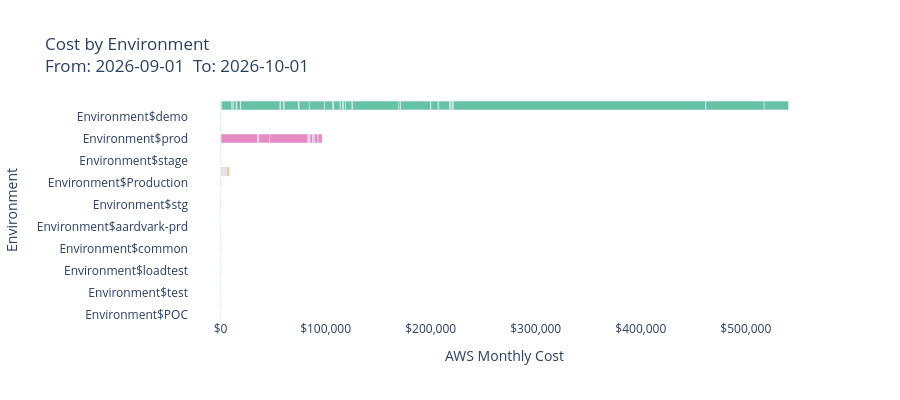

This figure's notebook cell:
### Code cell
fig_env = px.bar(
    df,
    x="Cost", y="Enviroment", color="Enviroment",
    orientation="h",
    title=f"Cost by Environment<br>From: {reportStart}  To: {reportEnd}",
    labels={"Cost": "AWS Monthly Cost", "Enviroment": "Environment"},
    height=400,
    color_discrete_sequence=px.colors.qualitative.Set2,
)
fig_env.update_xaxes(tickformat="$,.0f")
fig_env.update_layout(showlegend=False, plot_bgcolor="white", paper_bgcolor="white")
_report_figures["Cost by Environment"] = fig_env
fig_env.show()

### Figure 1 — Plotly figure (JSON) as saved in the notebook; plotly's stock layout.template omitted (floating-point values rounded to 4 significant figures)
{"data": [{"hovertemplate": "Environment=%{y}<br>AWS Monthly Cost=%{x}<extra></extra>", "legendgroup": "Environment$", "marker": {"color": "rgb(102,194,165)", "pattern": {"shape": ""}}, "name": "Environment$", "orientation": "h", "showlegend": true, "textposition": "auto", "type": "bar", "x": [0.09445, 0.9552, 0.4475, 1074.0, 0.0, 5.869e-06, 9634.0, 1405.0, 75.21, -0.00808, 7.273, 71.08, 2706.0, 429.8, 19.12, 1.988, 0.0, 4.111, 117.2, 3521.0, 71.92, 126.7, 0.0, 0.0009121, 37570.0, 0.5279, 143.1, 119.0, 18.22, 3241.0, 155.1, 104.8, 1.825, 13910.0, 85.74, 50.78, 0.1056, 68.85, 91.15, 9716.0, 14280.0, 7691.0, 1209.0, 33.99, 51.82, 6176.0, 1.694, 2511.0, 332.2, 64.52, 0.0, 3.528, 42.89, 1.683, 8.055, 1999.0, 3.186, 6358.0, 95.53, 62.19, 301.6, 43820.0, 1642.0, 128.5, 7.171, 10.2, 12.63, 28870.0, 6.678e-07, 7.956e-06, 6842.0, 517.0, 10620.0, 130.1, 0.03535, 691.0, 1323.0, 1053.0, 6.26, 131.6, 49.51, 0.3251, 240400.0, 0.0, 55500.0, 23050.0], "xaxis": "x", "y": ["Environment$", "Environment$", "Environment$", "Environment$", "Environment$", "Environment$", "Environment$", "Environment$", "Environment$", "Environment$", "Environment$", "Environment$", "Environment$", "Environment$", "Environment$", "Environment$", "Environment$", "Environment$", "Environment$", "Environment$", "Environment$", "Environment$", "Environment$", "Environment$", "Environment$", "Environment$", "Environment$", "Environment$", "Environment$", "Environment$", "Environment$", "Environment$", "Environment$", "Environment$", "Environment$", "Environment$", "Environment$", "Environment$", "Environment$", "Environment$", "Environment$", "Environment$", "Environment$", "Environment$", "Environment$", "Environment$", "Environment$", "Environment$", "Environment$", "Environment$", "Environment$", "Environment$", "Environment$", "Environment$", "Environment$", "Environment$", "Environment$", "Environment$", "Environment$", "Environment$", "Environment$", "Environment$", "Environment$", "Environment$", "Environment$", "Environment$", "Environment$", "Environment$", "Environment$", "Environment$", "Environment$", "Environment$", "Environment$", "Environment$", "Environment$", "Environment$", "Environment$", "Environment$", "Environment$", "Environment$", "Environment$", "Environment$", "Environment$", "Environment$", "Environment$", "Environment$"], "yaxis": "y"}, {"hovertemplate": "Environment=%{y}<br>AWS Monthly Cost=%{x}<extra></extra>", "legendgroup": "Environment$demo", "marker": {"color": "rgb(252,141,98)", "pattern": {"shape": ""}}, "name": "Environment$demo", "orientation": "h", "showlegend": true, "textposition": "auto", "type": "bar", "x": [4.2e-09, 1.119e-06], "xaxis": "x", "y": ["Environment$demo", "Environment$demo"], "yaxis": "y"}, {"hovertemplate": "Environment=%{y}<br>AWS Monthly Cost=%{x}<extra></extra>", "legendgroup": "Environment$dev", "marker": {"color": "rgb(141,160,203)", "pattern": {"shape": ""}}, "name": "Environment$dev", "orientation": "h", "showlegend": true, "textposition": "auto", "type": "bar", "x": [6.42e-08, 0.6718, 0.02105, 0.5261, 0.002808, 6.444e-05, 15.17], "xaxis": "x", "y": ["Environment$dev", "Environment$dev", "Environment$dev", "Environment$dev", "Environment$dev", "Environment$dev", "Environment$dev"], "yaxis": "y"}, {"hovertemplate": "Environment=%{y}<br>AWS Monthly Cost=%{x}<extra></extra>", "legendgroup": "Environment$prod", "marker": {"color": "rgb(231,138,195)", "pattern": {"shape": ""}}, "name": "Environment$prod", "orientation": "h", "showlegend": true, "textposition": "auto", "type": "bar", "x": [66.13, 0.0, 44.33, 74.61, 64.07, 345.5, 35010.0, 138.3, 3.461, 499.3, 58.21, 10540.0, 36190.0, 763.3, 35.43, 1241.0, 6.454, 149.9, 2361.0, 575.1, 1157.0, 9.031, 0.001253, 1.146, 3358.0, 129.0, 3833.0], "xaxis": "x", "y": ["Environment$prod", "Environment$prod", "Environment$prod", "Environment$prod", "Environment$prod", "Environment$prod", "Environment$prod", "Environment$prod", "Environment$prod", "Environment$prod", "Environment$prod", "Environment$prod", "Environment$prod", "Environment$prod", "Environment$prod", "Environment$prod", "Environment$prod", "Environment$prod", "Environment$prod", "Environment$prod", "Environment$prod", "Environment$prod", "Environment$prod", "Environment$prod", "Environment$prod", "Environment$prod", "Environment$prod"], "yaxis": "y"}, {"hovertemplate": "Environment=%{y}<br>AWS Monthly Cost=%{x}<extra></extra>", "legendgroup": "Environment$qa", "marker": {"color": "rgb(166,216,84)", "pattern": {"shape": ""}}, "name": "Environment$qa", "orientation": "h", "showlegend": true, "textposition": "auto", "type": "bar", "x": [0.0001977, 0.1628, 0.07811], "xaxis": "x", "y": ["Environment$qa", "Environment$qa", "Environment$qa"], "yaxis": "y"}, {"hovertemplate": "Environment=%{y}<br>AWS Monthly Cost=%{x}<extra></extra>", "legendgroup": "Environment$stage", "marker": {"color": "rgb(255,217,47)", "pattern": {"shape": ""}}, "name": "Environment$stage", "orientation": "h", "showlegend": true, "textposition": "auto", "type": "bar", "x": [7.99e-08, 0.02493], "xaxis": "x", "y": ["Environment$stage", "Environment$stage"], "yaxis": "y"}, {"hovertemplate": "Environment=%{y}<br>AWS Monthly Cost=%{x}<extra></extra>", "legendgroup": "Environment$nonprod", "marker": {"color": "rgb(229,196,148)", "pattern": {"shape": ""}}, "name": "Environment$nonprod", "orientation": "h", "showlegend": true, "textposition": "auto", "type": "bar", "x": [0.0, 23.85, 54.01, 29.91, 50.05, 87.1, 75.66, 0.0, 309.9, 2.514, 0.2664, 412.4, 918.4, 295.6, 1002.0, 129.1, 4.326, 229.0, 706.0, 122.9, 416.5, 6.018, 0.8901, 1050.0, 132.2, 2281.0], "xaxis": "x", "y": ["Environment$nonprod", "Environment$nonprod", "Environment$nonprod", "Environment$nonprod", "Environment$nonprod", "Environment$nonprod", "Environment$nonprod", "Environment$nonprod", "Environment$nonprod", "Environment$nonprod", "Environment$nonprod", "Environment$nonprod", "Environment$nonprod", "Environment$nonprod", "Environment$nonprod", "Environment$nonprod", "Environment$nonprod", "Environment$nonprod", "Environment$nonprod", "Environment$nonprod", "Environment$nonprod", "Environment$nonprod", "Environment$nonprod", "Environment$nonprod", "Environment$nonprod", "Environment$nonprod"], "yaxis": "y"}, {"hovertemplate": "Environment=%{y}<br>AWS Monthly Cost=%{x}<extra></extra>", "legendgroup": "Environment$Production", "marker": {"color": "rgb(179,179,179)", "pattern": {"shape": ""}}, "name": "Environment$Production", "orientation": "h", "showlegend": true, "textposition": "auto", "type": "bar", "x": [2.002, 32.16, 0.663, 10.73, 0.0895, 0.001235, 0.08209], "xaxis": "x", "y": ["Environment$Production", "Environment$Production", "Environment$Production", "Environment$Production", "Environment$Production", "Environment$Production", "Environment$Production"], "yaxis": "y"}, {"hovertemplate": "Environment=%{y}<br>AWS Monthly Cost=%{x}<extra></extra>", "legendgroup": "Environment$shared", "marker": {"color": "rgb(102,194,165)", "pattern": {"shape": ""}}, "name": "Environment$shared", "orientation": "h", "showlegend": true, "textposition": "auto", "type": "bar", "x": [1.32, 66.68], "xaxis": "x", "y": ["Environment$shared", "Environment$shared"], "yaxis": "y"}, {"hovertemplate": "Environment=%{y}<br>AWS Monthly Cost=%{x}<extra></extra>", "legendgroup": "Environment$stg", "marker": {"color": "rgb(252,141,98)", "pattern": {"shape": ""}}, "name": "Environment$stg", "orientation": "h", "showlegend": true, "textposition": "auto", "type": "bar", "x": [0.6717, 0.02233, 0.0895, 0.005649], "xaxis": "x", "y": ["Environment$stg", "Environment$stg", "Environment$stg", "Environment$stg"], "yaxis": "y"}, {"hovertemplate": "Environment=%{y}<br>AWS Monthly Cost=%{x}<extra></extra>", "legendgroup": "Environment$Development", "marker": {"color": "rgb(141,160,203)", "pattern": {"shape": ""}}, "name": "Environment$Development", "orientation": "h", "showlegend": true, "textposition": "auto", "type": "bar", "x": [4.281e-05], "xaxis": "x", "y": ["Environment$Development"], "yaxis": "y"}, {"hovertemplate": "Environment=%{y}<br>AWS Monthly Cost=%{x}<extra></extra>", "legendgroup": "Environment$aardvark-prd", "marker": {"color": "rgb(231,138,195)", "pattern": {"shape": ""}}, "name": "Environment$aardvark-prd", "orientation": "h", "showlegend": true, "textposition": "auto", "type": "bar", "x": [0.01632], "xaxis": "x", "y": ["Environment$aardvark-prd"], "yaxis": "y"}, {"hovertemplate": "Environment=%{y}<br>AWS Monthly Cost=%{x}<extra></extra>", "legendgroup": "Environment$prd", "marker": {"color": "rgb(166,216,84)", "pattern": {"shape": ""}}, "name": "Environment$prd", "orientation": "h", "showlegend": true, "textposition": "auto", "type": "bar", "x": [0.02302, 10.73, 0.01592], "xaxis": "x", "y": ["Environment$prd", "Environment$prd", "Environment$prd"], "yaxis": "y"}, {"hovertemplate": "Environment=%{y}<br>AWS Monthly Cost=%{x}<extra></extra>", "legendgroup": "Environment$common", "marker": {"color": "rgb(255,217,47)", "pattern": {"shape": ""}}, "name": "Environment$common", "orientation": "h", "showlegend": true, "textposition": "auto", "type": "bar", "x": [0.02421, 0.0895, 0.004335], "xaxis": "x", "y": ["Environment$common", "Environment$common", "Environment$common"], "yaxis": "y"}, {"hovertemplate": "Environment=%{y}<br>AWS Monthly Cost=%{x}<extra></extra>", "legendgroup": "Environment$PSFalcon", "marker": {"color": "rgb(229,196,148)", "pattern": {"shape": ""}}, "name": "Environment$PSFalcon", "orientation": "h", "showlegend": true, "textposition": "auto", "type": "bar", "x": [0.5241], "xaxis": "x", "y": ["Environment$PSFalcon"], "yaxis": "y"}, {"hovertemplate": "Environment=%{y}<br>AWS Monthly Cost=%{x}<extra></extra>", "legendgroup": "Environment$loadtest", "marker": {"color": "rgb(179,179,179)", "pattern": {"shape": ""}}, "name": "Environment$loadtest", "orientation": "h", "showlegend": true, "textposition": "auto", "type": "bar", "x": [0.001139, 0.08974, 0.005163], "xaxis": "x", "y": ["Environment$loadtest", "Environment$loadtest", "Environment$loadtest"], "yaxis": "y"}, {"hovertemplate": "Environment=%{y}<br>AWS Monthly Cost=%{x}<extra></extra>", "legendgroup": "Environment$global", "marker": {"color": "rgb(102,194,165)", "pattern": {"shape": ""}}, "name": "Environment$global", "orientation": "h", "showlegend": true, "textposition": "auto", "type": "bar", "x": [0.4475], "xaxis": "x", "y": ["Environment$global"], "yaxis": "y"}, {"hovertemplate": "Environment=%{y}<br>AWS Monthly Cost=%{x}<extra></extra>", "legendgroup": "Environment$test", "marker": {"color": "rgb(252,141,98)", "pattern": {"shape": ""}}, "name": "Environment$test", "orientation": "h", "showlegend": true, "textposition": "auto", "type": "bar", "x": [0.0895], "xaxis": "x", "y": ["Environment$test"], "yaxis": "y"}, {"hovertemplate": "Environment=%{y}<br>AWS Monthly Cost=%{x}<extra></extra>", "legendgroup": "Environment$Common", "marker": {"color": "rgb(141,160,203)", "pattern": {"shape": ""}}, "name": "Environment$Common", "orientation": "h", "showlegend": true, "textposition": "auto", "type": "bar", "x": [0.001725, 0.2477], "xaxis": "x", "y": ["Environment$Common", "Environment$Common"], "yaxis": "y"}, {"hovertemplate": "Environment=%{y}<br>AWS Monthly Cost=%{x}<extra></extra>", "legendgroup": "Environment$POC", "marker": {"color": "rgb(231,138,195)", "pattern": {"shape": ""}}, "name": "Environment$POC", "orientation": "h", "showlegend": true, "textposition": "auto", "type": "bar", "x": [0.06098], "xaxis": "x", "y": ["Environment$POC"], "yaxis": "y"}], "layout": {"barmode": "relative", "height": 400, "legend": {"title": {"text": "Environment"}, "tracegroupgap": 0}, "paper_bgcolor": "white", "plot_bgcolor": "white", "showlegend": false, "title": {"text": "Cost by Environment<br>From: 2026-09-01  To: 2026-10-01"}, "xaxis": {"anchor": "y", "domain": [0, 1], "tickformat": "$,.0f", "title": {"text": "AWS Monthly Cost"}}, "yaxis": {"anchor": "x", "categoryarray": ["Environment$POC", "Environment$Common", "Environment$test", "Environment$global", "Environment$loadtest", "Environment$PSFalcon", "Environment$common", "Environment$prd", "Environment$aardvark-prd", "Environment$Development", "Environment$stg", "Environment$shared", "Environment$Production", "Environment$nonprod", "Environment$stage", "Environment$qa", "Environment$prod", "Environment$dev", "Environment$demo", "Environment$"], "categoryorder": "array", "domain": [0, 1], "title": {"text": "Environment"}}}}
